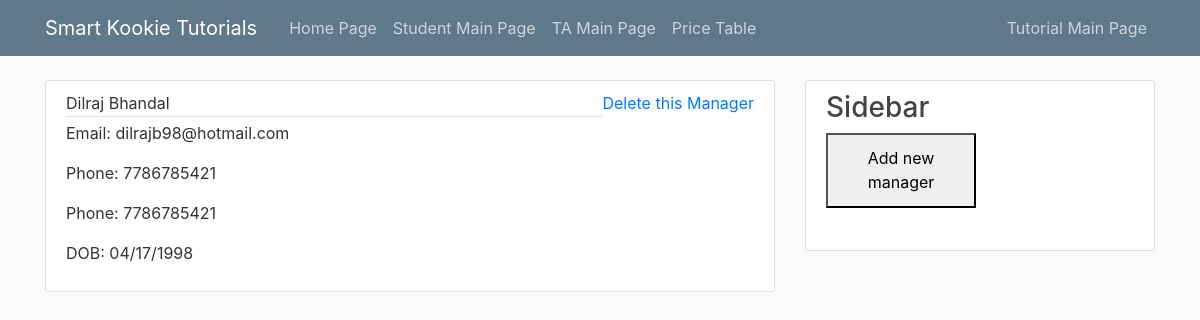
/managerMain, run on the app's committed database.
### tables this page shows
CREATE TABLE Manager ( email		CHAR(255)	NOT NULL, DOB		INTEGER(8)	NOT NULL, firstName	CHAR(255)	NOT NULL, middleName	CHAR(255), lastName	CHAR(255)	NOT NULL, phone		INTEGER(255)	NOT NULL, PRIMARY KEY(email) );

### flaskStudentInfoDB.py (the view)
@app.route("/managerMain", methods=['GET', 'POST'])
def managerMain():
    conn = sqlite3.connect('blog.db')
    conn.row_factory = dict_factory
    c = conn.cursor()
    c.execute("PRAGMA foreign_keys=ON")
    query = "SELECT * FROM Manager WHERE email <> 'NAnobody@gmail.com'"
    c.execute(query)
    posts = c.fetchall()
    try:
        for i in posts:
            i['dobToShow'] = datetime.strptime(str(i['DOB']), '%Y%m%d').strftime('%m/%d/%Y')
    except:
        for i in posts:
            i['dobToShow'] = str(i['DOB'])
    return render_template('managerMain.html', posts=posts)

### flaskStudentInfoDB.py (called while the page is built)
def dict_factory(cursor, row):
    d = {}
    for idx, col in enumerate(cursor.description):
        d[col[0]] = row[idx]
    return d

### templates/managerMain.html (shortened to what this page needs)
{% extends "layout.html" %}
{% block content %}
    {% for post in posts %}
        <article class="media content-section">
            <div class="media-body">
              <div class="article-metadata">
                  <a class="mr-0">{{ post.firstName}}</a>
                  <a class="mr-0">{{ post.lastName}}</a>
              </div>
                <p class="mr-0">Email: {{ post.email}}</p>
                <p class="mr-0">Phone: {{ post.phone}}</p>
                <p class="mr-0">Phone: {{ post.phone}}</p>
                <p class="mr-0">DOB: {{ post.dobToShow}}</p>
            </div>
            <a href='deleteManager/{{post.email}}' ><p>Delete this Manager</p></a>
          </article>
    {% endfor %}
{% endblock content %}
{% block content2 %}
<ul class="list-group">
    <a href=newManager ><button class=grey style="height:75px;width:150px">Add new manager</button></a></p>
</body>
{% endblock content2 %}

### static/main.css (style rules this page uses)
body { background: #fafafa; color: #333333; margin-top: 5rem; }
.content-section { background: #ffffff; padding: 10px 20px; border: 1px solid #dddddd; border-radius: 3px; margin-bottom: 20px; }
.article-metadata { padding-bottom: 1px; margin-bottom: 4px; border-bottom: 1px solid #e3e3e3 }

### data on the page
Manager: firstName "Dilraj", lastName "Bhandal", email "dilrajb98@hotmail.com", phone "7786785421", dobToShow "04/17/1998"
